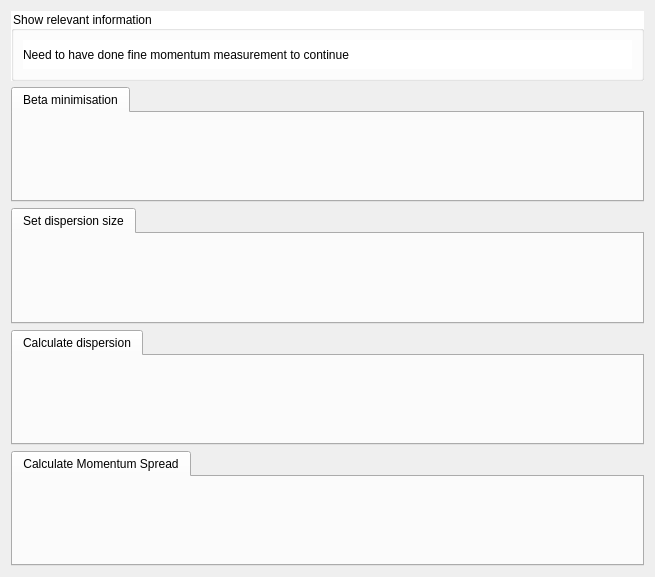
         <widget class="QWidget" name="page_4">
          <property name="geometry">
           <rect>
            <x>0</x>
            <y>0</y>
            <width>655</width>
            <height>577</height>
           </rect>
          </property>
          <attribute name="label">
           <string>Momentum Spread Measure</string>
          </attribute>
          <layout class="QGridLayout" name="gridLayout_10">
           <item row="0" column="0">
            <widget class="QGroupBox" name="groupBox_9">
             <property name="minimumSize">
              <size>
               <width>0</width>
               <height>70</height>
              </size>
             </property>
             <property name="styleSheet">
              <string notr="true">background-color: rgb(255, 255, 255);</string>
             </property>
             <property name="title">
              <string>Show relevant information</string>
             </property>
             <layout class="QGridLayout" name="gridLayout_9">
              <item row="0" column="0">
               <widget class="QLabel" name="label_10">
                <property name="text">
                 <string>Need to have done fine momentum measurement to continue</string>
                </property>
               </widget>
              </item>
             </layout>
            </widget>
           </item>
           <item row="1" column="0">
            <widget class="QTabWidget" name="tabWidget_4">
             <property name="currentIndex">
              <number>0</number>
             </property>
             <widget class="QWidget" name="tab_6">
              <attribute name="title">
               <string>Beta minimisation</string>
              </attribute>
             </widget>
            </widget>
           </item>
           <item row="2" column="0">
            <widget class="QTabWidget" name="tabWidget_5">
             <property name="currentIndex">
              <number>0</number>
             </property>
             <widget class="QWidget" name="tab_7">
              <attribute name="title">
               <string>Set dispersion size</string>
              </attribute>
             </widget>
            </widget>
           </item>
           <item row="3" column="0">
            <widget class="QTabWidget" name="tabWidget_6">
             <property name="currentIndex">
              <number>0</number>
             </property>
             <widget class="QWidget" name="tab_8">
              <attribute name="title">
               <string>Calculate dispersion</string>
              </attribute>
             </widget>
            </widget>
           </item>
           <item row="4" column="0">
            <widget class="QTabWidget" name="tabWidget_7">
             <property name="currentIndex">
              <number>0</number>
             </property>
             <widget class="QWidget" name="tab_10">
              <attribute name="title">
               <string>Calculate Momentum Spread</string>
              </attribute>
             </widget>
            </widget>
           </item>
          </layout>
         </widget>
